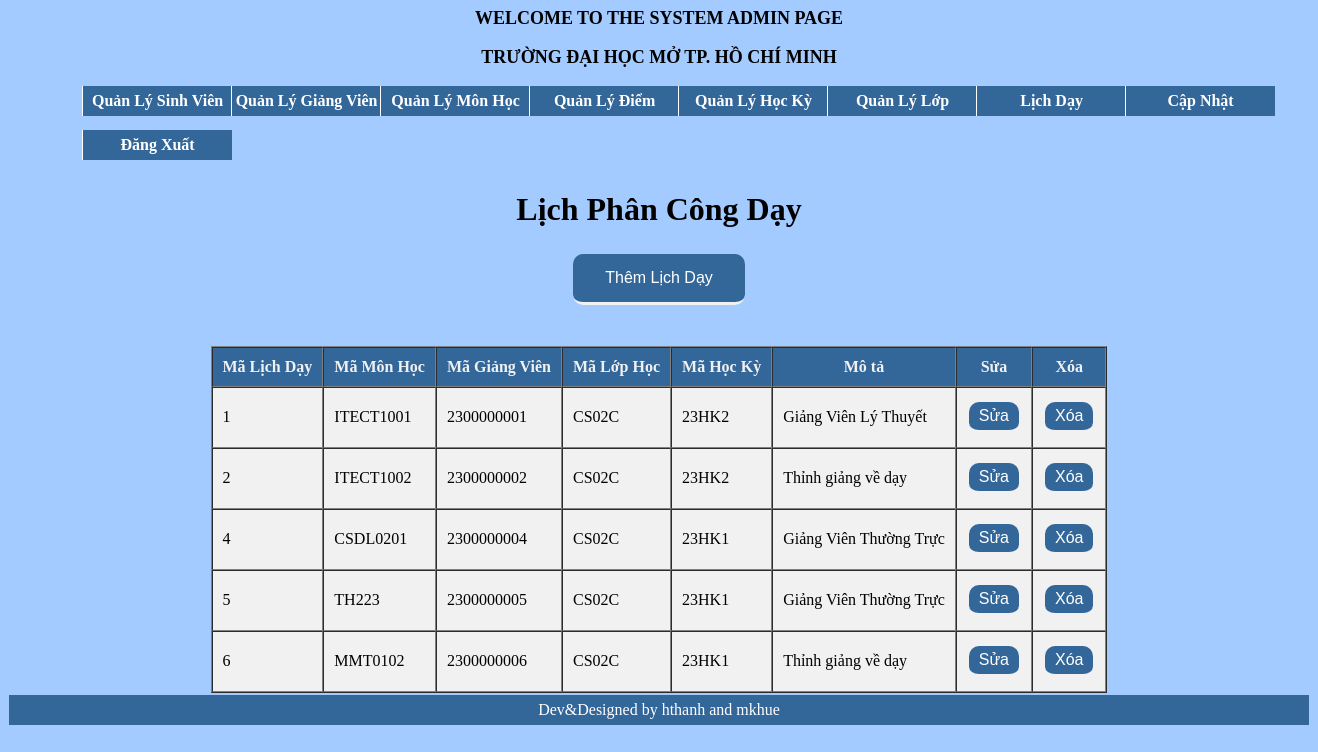
The page /admin/index.php?mod=day (signed in) on the database its author committed.
### tables this page shows
CREATE TABLE `day` (
  `MaDayHoc` varchar(10) NOT NULL,
  `MaMonHoc` varchar(15) NOT NULL,
  `Magv`  varchar(10) NOT NULL,
  `MaLopHoc` varchar(10) NOT NULL,
  `MaHocKy` varchar(20) NOT NULL,
  `MoTaPhanCong` varchar(50) NOT NULL
);

### classes/day.class.php (called while the page is built, shortened)
<?php
class day extends DB
{
    function allday()
    {
        $con = $this->connect();
        $sql = "select * from day";
        $query = mysqli_query($con, $sql);
        $result = array();
        if ($query) {
            while ($row = mysqli_fetch_assoc($query)) {
                $result[] = $row;
            }
        }
        return $result;
    }
}

### admin/day/hienthi.php (the view, shortened to what this page needs)
<?php
require "../classes/day.class.php";
$con = new day();
$day = $con->allday();
?>
<!DOCTYPE html>
<html>
<head>
</head>
<body>
    <h1 align="center" style="font-family:Tahoma;font-weight: bold">Lịch Phân Công Dạy</h1>
    <h3 align="center">
        <a href="day/themday.php">
            <button class="add-button">Thêm Lịch Dạy</button>
        </a>
    </h3>
    <table align="center" border="1" cellspacing="0" cellpadding="10">
        <tr class="ToT">
            <td>Mã Lịch Dạy</td>
            <td>Mã Môn Học</td>
            <td>Mã Giảng Viên</td>
            <td>Mã Lớp Học</td>
            <td>Mã Học Kỳ</td>
            <td>Mô tả</td>
            <td>Sửa</td>
            <td>Xóa</td>
        </tr>
        <?php foreach ($day as $item) { ?>
            <tr style='background-color: #f1f1f1;'>
                <td>
                    <?php echo $item['MaDayHoc']; ?>
                </td>
                <td>
                    <?php echo $item['MaMonHoc']; ?>
                </td>
                <td>
                    <?php echo $item['Magv']; ?>
                </td>
                <td>
                    <?php echo $item['MaLopHoc']; ?>
                </td>
                <td>
                    <?php echo $item['MaHocKy']; ?>
                </td>
                <td>
                    <?php echo $item['MoTaPhanCong']; ?>
                </td>
                <td>
                    <?php echo "<a href='day/suaday.php?id=$item[MaDayHoc]'>
            <button type='button' class = 'fix-button'>Sửa</button>
            </a>"; ?>
                </td>
                <td>
                    <?php echo "<a href='day/xoaday.php?id=$item[MaDayHoc]' onclick='return XacNhan();'>
               <button type='button'  class = 'fix-button'>Xóa</button>
               </a>"; ?>
                </td>
            </tr>
        <?php } ?>
        <br />
    </table>

### assets/css/css/stylea.css (style rules this page uses)
.ToT { color: #f1f1f1; background-color: #336699; text-align: center; font-weight: bold; }

### rows shown on the page
day: MaDayHoc "1", MaMonHoc "ITECT1001", Magv "2300000001", MaLopHoc "CS02C", MaHocKy "23HK2", MoTaPhanCong "Giảng Viên Lý Thuyết"
day: MaDayHoc "2", MaMonHoc "ITECT1002", Magv "2300000002", MaLopHoc "CS02C", MaHocKy "23HK2", MoTaPhanCong "Thỉnh giảng về dạy"
day: MaDayHoc "4", MaMonHoc "CSDL0201", Magv "2300000004", MaLopHoc "CS02C", MaHocKy "23HK1", MoTaPhanCong "Giảng Viên Thường Trực"
day: MaDayHoc "5", MaMonHoc "TH223", Magv "2300000005", MaLopHoc "CS02C", MaHocKy "23HK1", MoTaPhanCong "Giảng Viên Thường Trực"
day: MaDayHoc "6", MaMonHoc "MMT0102", Magv "2300000006", MaLopHoc "CS02C", MaHocKy "23HK1", MoTaPhanCong "Thỉnh giảng về dạy"
